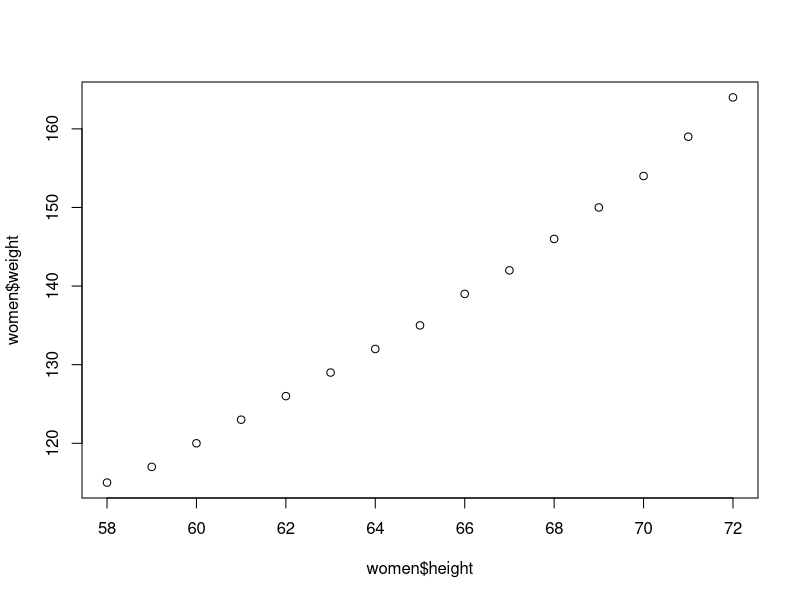
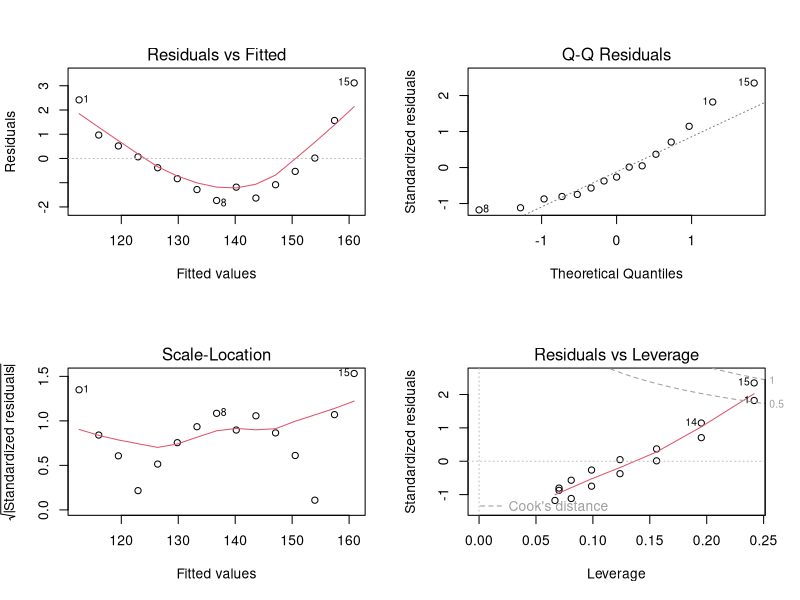
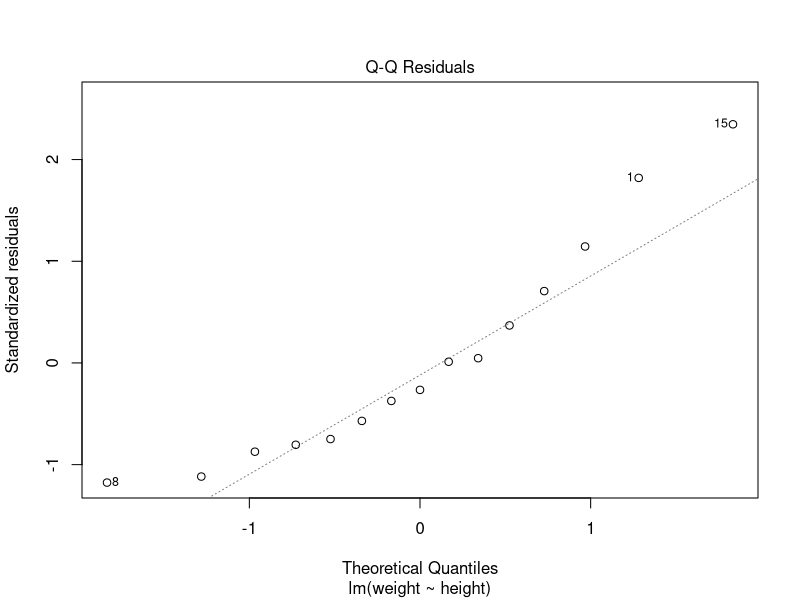

Here is the R script that generated these plots, in order: (Note: this script raises an error after producing the figures.)
# Simple Linear Regression : Built in Data Set Women
# Check for assumptions of Regression in the data Set
women
?women
str(women)
fit = lm(weight ~ height, data=women)

?plot
#Initial Checks
cor(women$height, women$weight)
#there is Strong and Positive Relationship between height and weight
plot(women$height, women$weight)
par(mfrow=c(2,2))
plot(fit)


#one by one 
par(mfrow=c(1,1))
plot(fit, which=2)
residuals()
par(mfrow=c(2,2))
plot(women)



str(women)
head(women)
women[,2]
fitted(fit)
cbind(women, fitted(fit), predicted=3.45 * women$height - 87)
cbind(women, fitted(fit), residue=fitted(fit)-women$weight, resid(fit))
y = 3.4 * height - 87
plot(residuals(fit))
hist(women$height, breaks=4)
hist(residuals(fit))

hist(residuals(fit), freq=F)
lines(density(residuals(fit)))

#Prediction
ndata = data.frame(height=52.5)
predict(fit, newdata=ndata, type='response')


#Assumptions Regression
#Linearity----
#Linearity of the data. The relationship between the predictor (x) and the outcome (y) is assumed to be linear.
# component + residual plot 
plot(women$height, fitted(fit))
plot(residuals(fit) ~ fitted(fit))
plot(fit, which=1)
#residuals should be randomly distributed and not increase or decrease 


#Normality----
#Normality of residuals. The residual errors are assumed to be normally distributed.
plot(density(resid(fit)))
plot(fit, which=2)

#Homoscedasticity----
#Homogeneity of residuals variance. The residuals are assumed to have a constant variance (homoscedasticity - opposite of heteroscedasticity)
plot(fit, which=3)
#No funnel shape, random distribution of residuals
plot(fit, which=4)

#Auto-Correlation----
#Independence of residuals error terms. (Not dependent on previous values)
durbinWatsonTest(fit)
#pvalue < 0; Ho that there is no correlation (r2=0) is accepted

#Outliers
plot(fit, which=4)
#potential outliers are highlighted 1, 14, 15 row
women[c(1,14,15),]

#Lets remove these values and then find R2
fit2 = lm(weight ~ height, data=women[-c(1,14,15),])
summary(fit2)
(summary(fit))$r.squared
(summary(fit2))$r.squared
AIC(fit, fit2) #lower value of AIC is better


#Potential Problems
#Non-linearity of the outcome - predictor relationships
#Heteroscedasticity: Non-constant variance of error terms.
#Auto Collinearity, Multi-collinearity
#Presence of influential values in the data that can be:
#Outliers: extreme values in the outcome (y) variable
#High-leverage points: extreme values in the predictors (x) variable

#All these assumptions and potential problems can be checked by producing some diagnostic plots visualizing the residual errors.

plot(fit1)